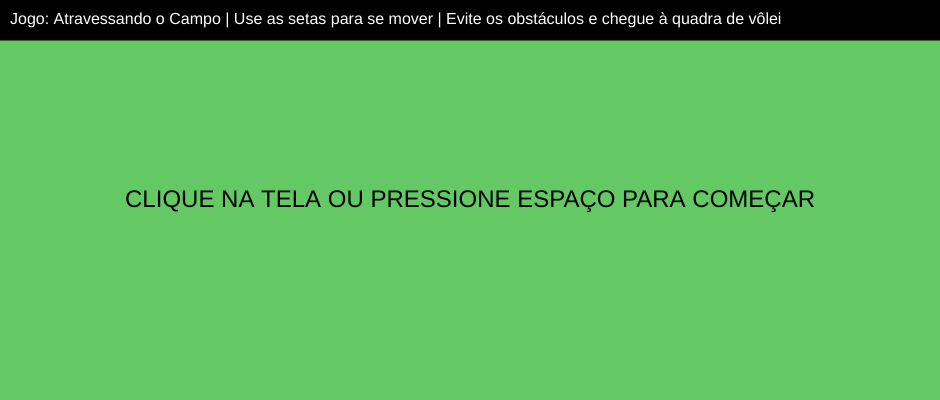
Frame 1 (no input)
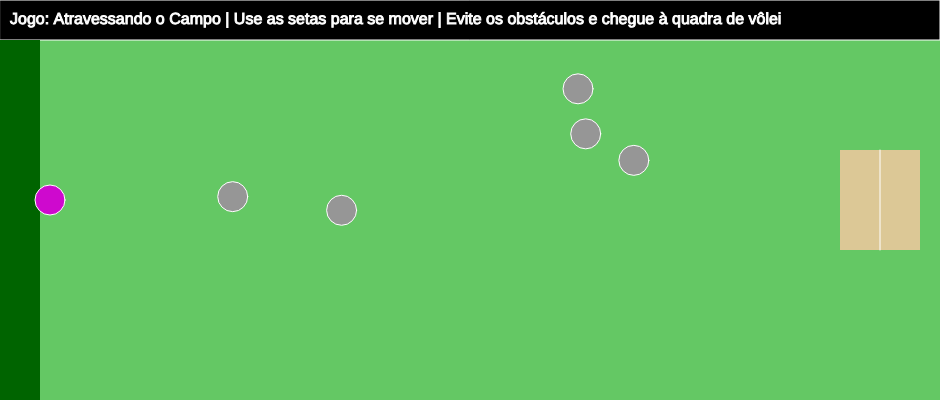
Frame 2 (the mouse pressed at the canvas centre, redrawn once)

The p5.js sketch that drew these frames (run headless with seeded random() and noise() and a simulated clock; the mouse was pressed at the canvas centre and the sketch redrawn once):

// p5.js sketch
// ── sketch.js
let player;
let goal;
let obstacles = [];
let started = false;
let gameOver = false;

function setup() {
  createCanvas(940, 400);
  resetGame();
}

function resetGame() {
  player = createVector(50, height / 2);
  goal = createVector(width - 100, height / 2);
  obstacles = [];
  gameOver = false;
  started = false;

  for (let i = 0; i < 5; i++) {
    obstacles.push({
      pos: createVector(random(200, width - 200), random(40 + 30, height - 30)),
      speed: random(1, 2),
      dir: random() < 0.5 ? 1 : -1,
      size: 30
    });
  }
  noLoop();
}

function draw() {
  background(100, 200, 100); // campo verde

  // Painel de informações (caixa superior)
  fill(0);
  rect(0, 0, width, 40);
  fill(255);
  textSize(16);
  textAlign(LEFT, CENTER);
  text("Jogo: Atravessando o Campo | Use as setas para se mover | Evite os obstáculos e chegue à quadra de vôlei", 10, 20);

  if (!started) {
    fill(0);
    textSize(24);
    textAlign(CENTER);
    text("CLIQUE NA TELA OU PRESSIONE ESPAÇO PARA COMEÇAR", width / 2, height / 2);
    return;
  }

  // Desenhar ponto de partida (lado esquerdo)
  fill(0, 100, 0);
  noStroke();
  rect(0, 40, 40, height - 40);

  // Desenhar quadra de vôlei (objetivo)
  fill(220, 200, 150);
  rect(goal.x, goal.y - 50, 80, 100);
  stroke(255);
  line(goal.x + 40, goal.y - 50, goal.x + 40, goal.y + 50); // rede

  // Desenhar jogador
  fill("rgb(206,9,206)");
  ellipse(player.x, player.y, 30, 30);

  // Desenhar obstáculos
  fill(150);
  for (let obs of obstacles) {
    ellipse(obs.pos.x, obs.pos.y, obs.size);
    obs.pos.y += obs.speed * obs.dir;

    // Limitar obstáculos dentro da área útil (não encostar na caixa de texto superior)
    if (obs.pos.y < 40 + obs.size / 2 || obs.pos.y > height - obs.size / 2) {
      obs.dir *= -1;
    }
  }

  if (gameOver) return;

  // Verificar colisão com obstáculos
  for (let obs of obstacles) {
    if (dist(player.x, player.y, obs.pos.x, obs.pos.y) < (obs.size / 2 + 15)) {
      fill(255, 0, 0);
      textSize(32);
      textAlign(CENTER);
      text("Você perdeu! Pressione R para reiniciar", width / 2, height / 2);
      gameOver = true;
      noLoop();
      return;
    }
  }

  // Verificar vitória
  if (dist(player.x, player.y, goal.x, goal.y) < 50) {
    fill(0, 255, 0);
    textSize(32);
    textAlign(CENTER);
    text("Você venceu! Pressione R para jogar novamente", width / 2, height / 2);
    gameOver = true;
    noLoop();
    return;
  }

  // Limitar jogador dentro da área útil (sem entrar na caixa de texto)
  player.x = constrain(player.x, 15, width - 15);
  player.y = constrain(player.y, 40 + 15, height - 15);
}

function keyPressed() {
  if (key === ' ' && !started) {
    started = true;
    loop();
  }

  if (key === 'r' || key === 'R') {
    resetGame();
    loop();
    return;
  }

  if (!started || gameOver) return;

  if (keyCode === LEFT_ARROW) player.x -= 10;
  if (keyCode === RIGHT_ARROW) player.x += 10;
  if (keyCode === UP_ARROW) player.y -= 10;
  if (keyCode === DOWN_ARROW) player.y += 10;
}

function mousePressed() {
  if (!started) {
    started = true;
    loop();
  }
}
